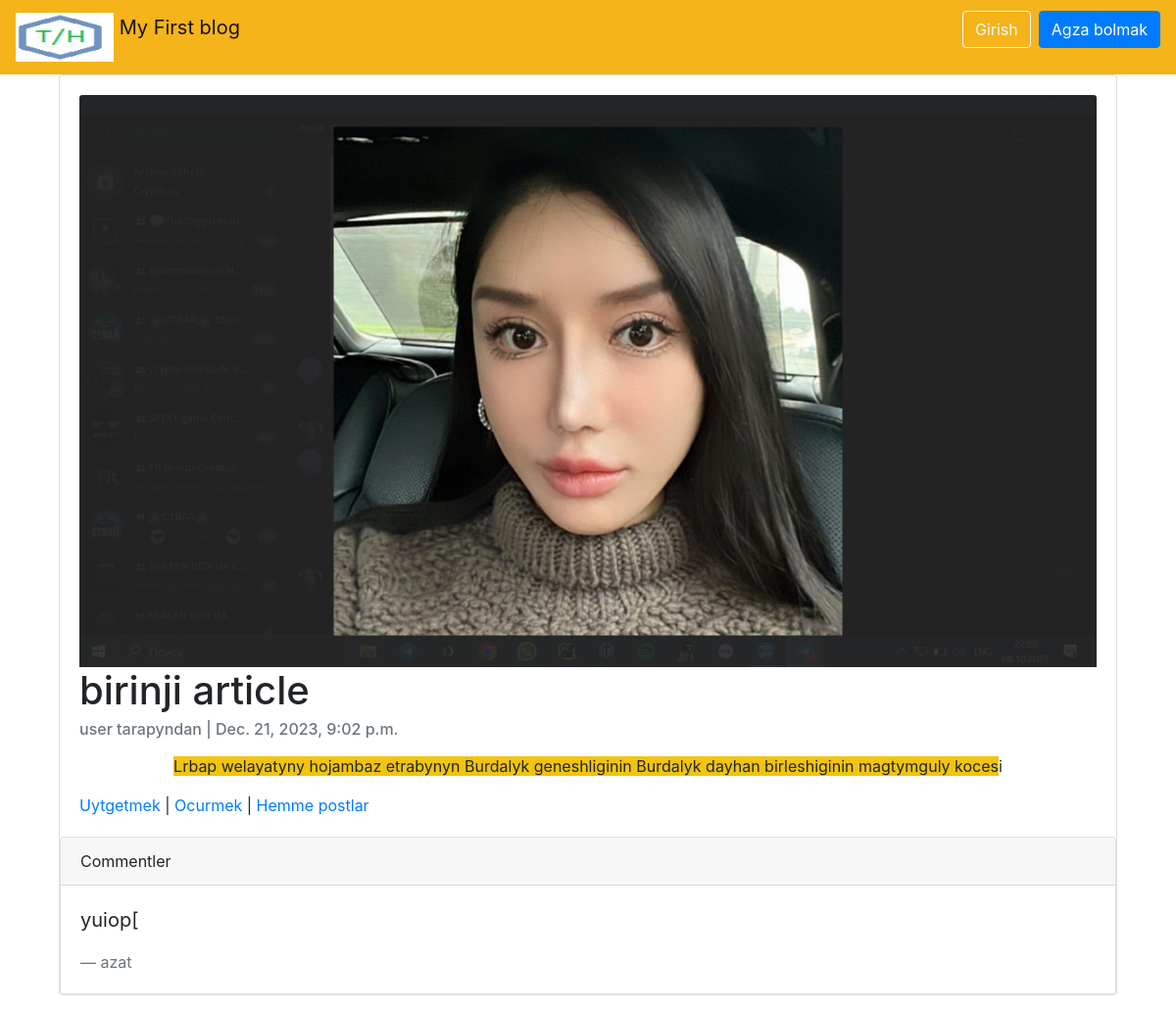
/articles/1, run on the app's committed database.
### articles/models.py (models this page shows, shortened)
class Article(models.Model):
    title = models.CharField(max_length=255)
    summary = models.CharField(max_length=200, blank=True )
    body= RichTextField()
    photo= models.ImageField(upload_to='images/', blank=True)
    date = models.DateTimeField(auto_now_add=True)
    author = models.ForeignKey(
        get_user_model(),
        on_delete=models.CASCADE,
    )

class Comment(models.Model):
    article = models.ForeignKey(Article, on_delete=models.CASCADE, related_name='comments')
    comment = models.CharField(max_length=150)
    author = models.ForeignKey(
        get_user_model(),
        on_delete=models.CASCADE,
    )
    def __str__(self):
        return self.comment

### accounts/models.py (models this page shows)
class CustomUser(AbstractUser):
    age = models.PositiveIntegerField(null=True, blank=True) # egerde True-ni False etsek yashyny hokmany girizmeli bolyar
    address = models.CharField(max_length=140)

### articles/views.py (the view)
# urls.py: path('<int:pk>',ArticleDetailView.as_view(), name='article_detail'),
class ArticleDetailView(DetailView):
    model = Article
    template_name = 'article_detail.html'

### templates/article_detail.html (shortened to what this page needs)
{% extends 'base.html' %} {% block content %}
<div class="container-fluid">
  <div class="card">
    <div class="card-body">
      {% if object.photo %}
      <img
        class="card-img-top"
        src="{{ object.photo.url }}"
        alt="{{ object.title }}"
      />
      {% endif %}
      <h1 class="card-title">{{ object.title }}</h1>
      <h6 class="card-subtitle mb-2 text-muted">
        {{ object.author }} tarapyndan | {{ object.date }}
      </h6>
      <p class="card-text">{{ object.body | safe}}</p>
      <a href="{% url 'article_edit' article.pk %}">Uytgetmek</a> |
      <a href="{% url 'article_delete' article.pk %}">Ocurmek</a> |
      <a href="{% url 'article_list' %}">Hemme postlar</a>
    </div>
    <div class="card">
      <div class="card-header">Commentler</div>
      {% for comment in article.comments.all %}
      <div class="card-body">
        <blockquote class="blockquote mb-0">
          <p>{{ comment }}</p>
          <footer class="blockquote-footer">{{ comment.author }}</footer>
        </blockquote>
      </div>
      {% endfor %}
    </div>
  </div>
</div>
{% endblock content %}

### data on the page
Article: photo (picture), title "birinji article", author "user", date "Dec. 21, 2023, 9:02 p.m.", body "Lrbap welayatyny hojambaz etrabynyn Burdalyk geneshliginin Burdalyk dayhan birleshiginin magtymguly koces i"
Comment: comment "yuiop[", author "azat"
